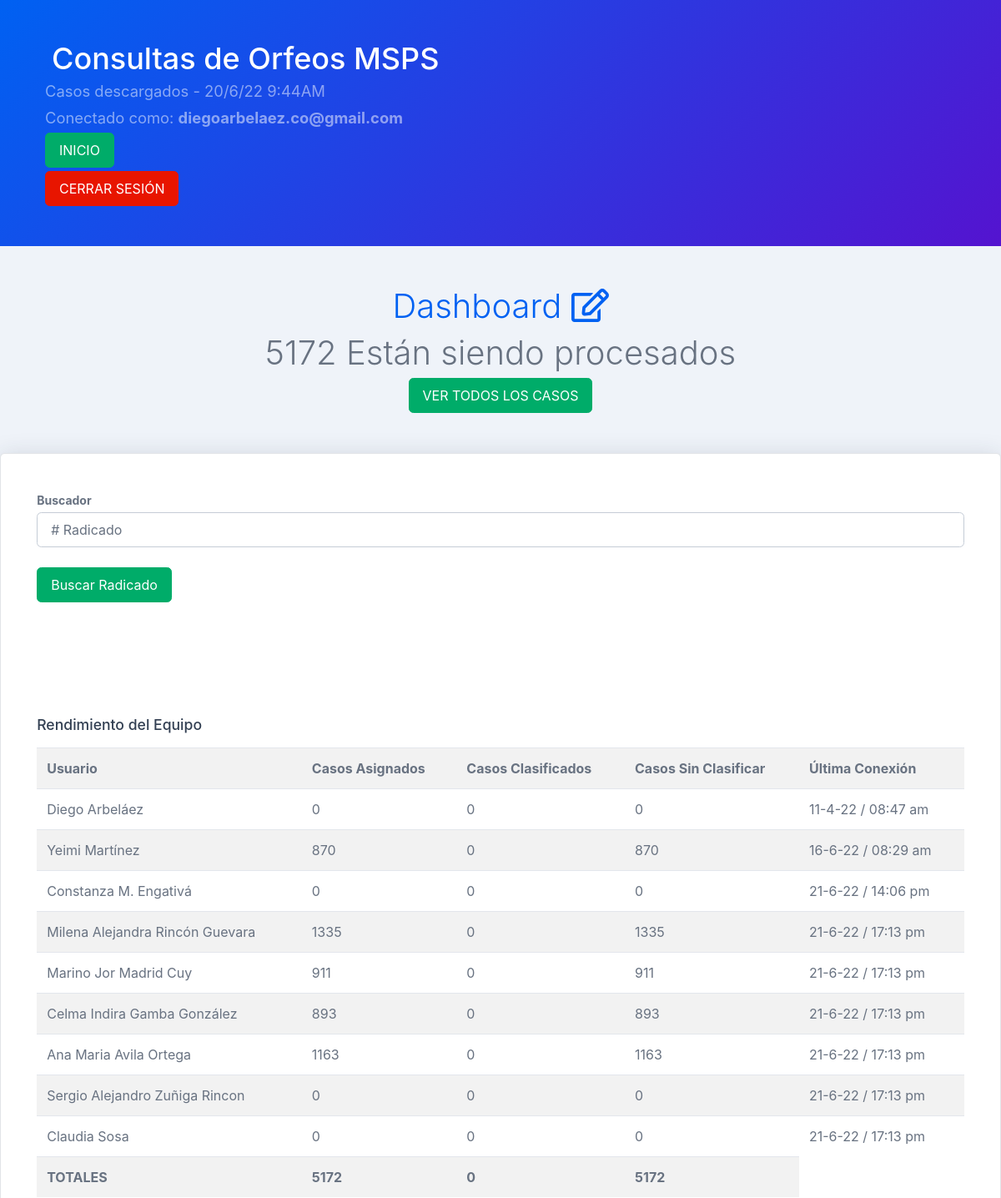
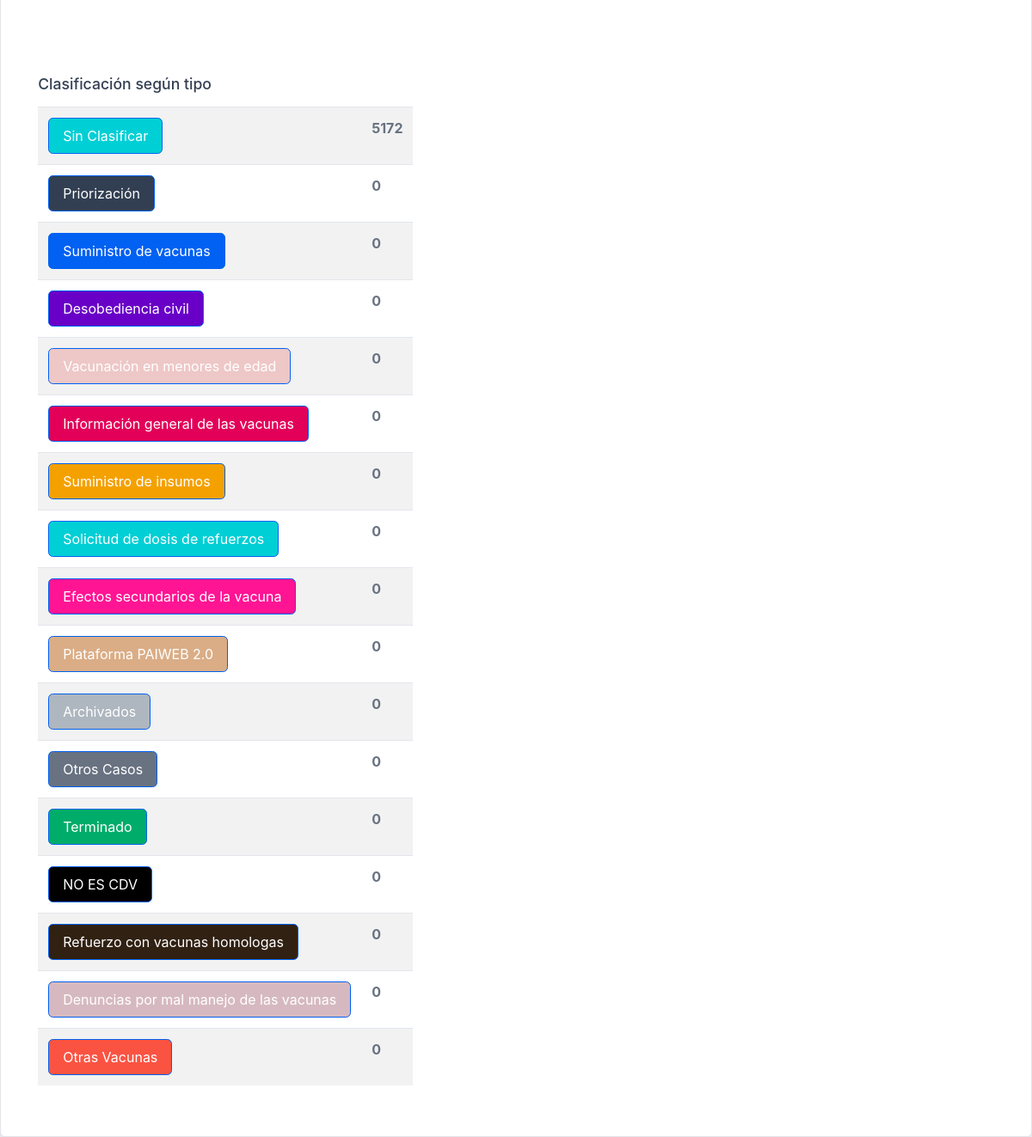
/dashboard.php (signed in), run on the app's committed database (2 pictures, top to bottom).
### tables this page shows
CREATE TABLE `administradores` (
  `id` int(11) NOT NULL AUTO_INCREMENT,
  `usuario` varchar(255) DEFAULT NULL,
  `password` varchar(255) DEFAULT NULL,
  `nombre` varchar(255) NOT NULL,
  `lastlogin` datetime DEFAULT NULL,
  PRIMARY KEY (`id`) USING BTREE
);

CREATE TABLE `categorias` (
  `id_categoria` int(11) NOT NULL AUTO_INCREMENT,
  `clasificacion` varchar(255) NOT NULL,
  `texto_respuesta` varchar(10000) NOT NULL,
  `color` varchar(255) NOT NULL,
  PRIMARY KEY (`id_categoria`)
);

### dashboard.php (the view, shortened to what this page needs)
<?php
include("conexion.php");
$nombre_tabla = "OrfeosFebrero";
?>
<!DOCTYPE html>
<html lang="en">
<head>
    <link href="css/styles.css" rel="stylesheet" />
    <link href="https://cdn.datatables.net/1.10.20/css/dataTables.bootstrap4.min.css" rel="stylesheet" />
    <link href="https://cdn.datatables.net/1.10.23/css/jquery.dataTables.min.css" rel="stylesheet" />
    <link href="https://cdn.datatables.net/buttons/1.6.5/css/buttons.dataTables.min.css" rel="stylesheet" />
</head>
<body class="nav-fixed">
    <main>
        <header class="page-header page-header-dark bg-gradient-primary-to-secondary mb-5">
            <div class="container">
                <div class="page-header-content pt-4">
                    <div class="row align-items-center justify-content-between">
                        <div class="col-auto mt-4">
                            <h1 class="page-header-title">
                                Consultas de Orfeos MSPS
                            </h1>
                            <div class="page-header-subtitle">Casos descargados - 20/6/22 9:44AM</div>
                            <div class="page-header-subtitle">Conectado como: <b><?php echo $_SESSION["user"]; ?></b></div>
                            <div class="page-header-subtitle"><a href="dashboard.php" class="btn btn-success">INICIO</a> </div>
                            <div class="page-header-subtitle"><a href="logout.php" class="btn btn-danger">CERRAR SESIÓN</a> </div>
                        </div>
                    </div>
                </div>
            </div>
        </header>
        <div class="text-center mb-5">
            <div class="display-4 text-primary mb-2">Dashboard <i class="far fa-edit"></i></div>
            <div class="display-4"><?php
                                    $sentencia_cargados = "select count(*) as total_casos from $nombre_tabla WHERE 'FECHA RADICADO' > '2021-09-01 00:00:00'";
                                    $resultado_cargados = mysqli_query($conexion, $sentencia_cargados);
                                    $fila_cargados = mysqli_fetch_assoc($resultado_cargados);
                                    echo $fila_cargados["total_casos"];
                                    ?> Están siendo procesados <br>
                <a href="listado_orfeos_admin.php" class="btn btn-success">VER TODOS LOS CASOS</a>
            </div>
        </div>
        <div class="card mb-12">
            <div class="card-body">
                <div class="card-body">
                    <form action="resultados_buscador_admin.php" method="GET">
                        <div>
                            <div class="form-group">
                                <label class="small mb-1" for="inputEmailAddress"><b>Buscador</b></label>
                                <input class="form-control" type="text" name="radicado" placeholder="# Radicado" /><br>
                                <button type="submit" id="btn-login" name="btn-login" class="btn btn-success" id="showtoast">Buscar Radicado</button>
                                <br><br><br><br>
                            </div>
                        </div>
                    </form>
                    <br>
                    <br>
                    <h5 class="card-title">Rendimiento del Equipo</h5>
                    <table class="table table-striped table-hover">
                        <tr>
                            <th>Usuario</th>
                            <th>Casos Asignados</th>
                            <th>Casos Clasificados</th>
                            <th>Casos Sin Clasificar</th>
                            <th>Última Conexión</th>
                        </tr>
                        <?php
                        $sumatoria_total_casos = 0;
                        $sumatoria_total_casos_clasificados = 0;
                        $sumatoria_total_casos_sin_clasificar = 0;
                        $sentencia = "SELECT * from administradores";
                        $sql = mysqli_query($conexion, $sentencia);
                        while ($row = mysqli_fetch_assoc($sql)) {
                            echo '<tr>';
                            echo '<td> ' . $row['nombre'] . '</td>';
                            $sentencia_casos = "select count(*) as total_casos from $nombre_tabla where responsable = '" . $row["usuario"] . "'";
                            $resultado_casos = mysqli_query($conexion, $sentencia_casos);
                            $fila_casos = mysqli_fetch_assoc($resultado_casos);
                            echo '<td>' . $fila_casos["total_casos"] . '</td>';
                            $total_casos = $fila_casos["total_casos"];
                            $sumatoria_total_casos += $total_casos;
                            $sentencia_casos = "select count(*) as casos_clasificados from $nombre_tabla where responsable = '" . $row["usuario"] . "' and categoria > 1";
                            $resultado_casos = mysqli_query($conexion, $sentencia_casos);
                            $fila_casos = mysqli_fetch_assoc($resultado_casos);
                            echo '<td>' . $fila_casos["casos_clasificados"] . '</td>';
                            $clasificados = $fila_casos["casos_clasificados"];
                            $sumatoria_total_casos_clasificados += $clasificados;
                            echo '<td>' . ($total_casos - $clasificados) . '</td>';
                            $sumatoria_total_casos_sin_clasificar += ($total_casos - $clasificados);
                            $sentencia_casos = "select * from administradores where usuario ='" . $row["usuario"] . "'";
                            $resultado_casos = mysqli_query($conexion, $sentencia_casos);
                            $fila_casos = mysqli_fetch_assoc($resultado_casos);
                            $date = date_create($fila_casos["lastlogin"]);
                            $date->modify('-5 hours');
                            $lastlogin = $date->format('j-n-y / H:i a');
                            echo '<td>' . $lastlogin . '</td>';
                            echo '</tr>';
                        }
                        echo '<tr>';
                        echo '<td><b>TOTALES</b></td>';
                        echo '<td><b>' . $sumatoria_total_casos . '</b></td>';
                        echo '<td><b>' . $sumatoria_total_casos_clasificados . '</b></td>';
                        echo '<td><b>' . $sumatoria_total_casos_sin_clasificar . '</b></td>';
                        ?>
                    </table>
                    <br><br><br>
                    <h5 class="card-title">Clasificación según tipo</h5>
                    <table class="table table-striped table-hover" style="width: 100%; max-width: 800px; table-layout: fixed; display:block;">
                        <?php
                        $sentencia = "select * from categorias";
                        $resultado = mysqli_query($conexion, $sentencia);
                        while ($datos = mysqli_fetch_assoc($resultado)) {
                        ?>
                            <tr>
                                <td>
                                    <a href="listado_orfeos_filtro.php?pagina=1&categoria=<?php echo $datos['id_categoria'] ?>" target="new" class="btn btn-primary" style="background-color:<?php echo $datos["color"] ?>;"><?php echo $datos["clasificacion"] ?></a>
                                </td>
                                <?php
                                $sentencia_contar = "select count(*) as total_casos from $nombre_tabla where categoria = " . $datos["id_categoria"];
                                $resultado_casos = mysqli_query($conexion, $sentencia_contar);
                                $fila_casos = mysqli_fetch_assoc($resultado_casos);
                                ?>
                                <td>
                                    <b><?php echo $fila_casos["total_casos"] ?></b>
                                </td>
                            </tr>
                        <?php
                        }
                        ?>
                    </table>
                </div>
            </div>
        </div>
    </main>
</body>
</html>

### data on the page
administradores: nombre "Diego Arbeláez", total_casos "0", casos_clasificados "0", clasificados "0", lastlogin "11-4-22 / 08:47 am"
administradores: nombre "Yeimi Martínez", total_casos "870", casos_clasificados "0", clasificados "870", lastlogin "16-6-22 / 08:29 am"
administradores: nombre "Constanza M. Engativá", total_casos "0", casos_clasificados "0", clasificados "0", lastlogin "21-6-22 / 14:06 pm"
administradores: nombre "Milena Alejandra Rincón Guevara", total_casos "1335", casos_clasificados "0", clasificados "1335", lastlogin "21-6-22 / 17:13 pm"
administradores: nombre "Marino Jor Madrid Cuy", total_casos "911", casos_clasificados "0", clasificados "911", lastlogin "21-6-22 / 17:13 pm"
administradores: nombre "Celma Indira Gamba González", total_casos "893", casos_clasificados "0", clasificados "893", lastlogin "21-6-22 / 17:13 pm"
administradores: nombre "Ana Maria Avila Ortega", total_casos "1163", casos_clasificados "0", clasificados "1163", lastlogin "21-6-22 / 17:13 pm"
administradores: nombre "Sergio Alejandro Zuñiga Rincon", total_casos "0", casos_clasificados "0", clasificados "0", lastlogin "21-6-22 / 17:13 pm"
administradores: nombre "Claudia Sosa", total_casos "0", casos_clasificados "0", clasificados "0", lastlogin "21-6-22 / 17:13 pm"
categorias: clasificacion "Sin Clasificar", total_casos "5172"
categorias: clasificacion "Priorización", total_casos "0"
categorias: clasificacion "Suministro de vacunas", total_casos "0"
categorias: clasificacion "Desobediencia civil", total_casos "0"
categorias: clasificacion "Vacunación en menores de edad", total_casos "0"
categorias: clasificacion "Información general de las vacunas", total_casos "0"
categorias: clasificacion "Suministro de insumos", total_casos "0"
categorias: clasificacion "Solicitud de dosis de refuerzos", total_casos "0"
categorias: clasificacion "Efectos secundarios de la vacuna", total_casos "0"
categorias: clasificacion "Plataforma PAIWEB 2.0", total_casos "0"
categorias: clasificacion "Archivados", total_casos "0"
categorias: clasificacion "Otros Casos", total_casos "0"
categorias: clasificacion "Terminado", total_casos "0"
categorias: clasificacion "NO ES CDV", total_casos "0"
categorias: clasificacion "Refuerzo con vacunas homologas", total_casos "0"
categorias: clasificacion "Denuncias por mal manejo de las vacunas", total_casos "0"
categorias: clasificacion "Otras Vacunas", total_casos "0"

### other printed values
$_SESSION["user"] "diegoarbelaez.co@gmail.com"
$fila_cargados["total_casos"] "5172"
$sumatoria_total_casos "5172"
$sumatoria_total_casos_clasificados "0"
$sumatoria_total_casos_sin_clasificar "5172"
